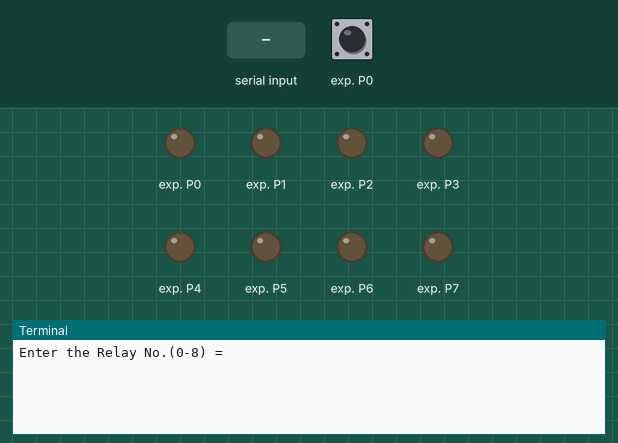
A program run on a simulated Raspberry Pi (BCM pin numbers). Shown: output pins drawn as LEDs (lit = HIGH), the last lines printed to the terminal. Inputs (shaded band) come from the test bench; at power-on: exp. P0 HIGH. Library files of the repository ran but are not shown: MCP23008.py.

Above: at 1.2 s.
1.3 s: "1" typed at the terminal
At 1.51 s:
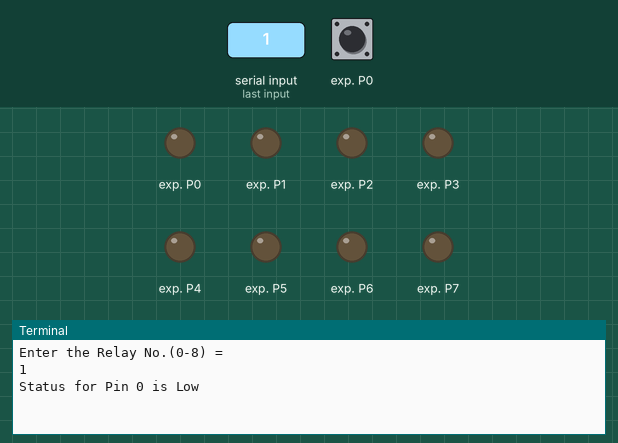
2.8 s: "0" typed at the terminal
At 4.11 s:
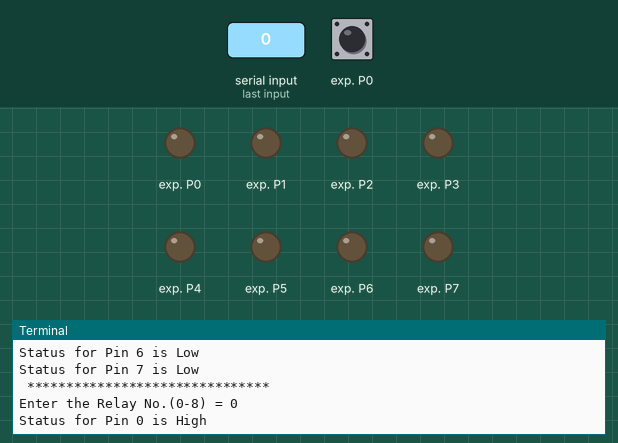
Timing chart, 0 to 5.8 s (numbered marks = the images above; inputs shaded):
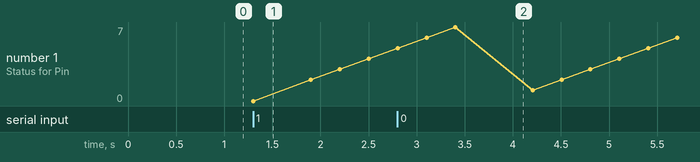

The program:

Relay_PULL_UP.py
```python
# (licence header left out)
import time

from MCP23008 import MCP23008
mcp23008 = MCP23008()

while True :
	mcp23008.select_relay()
	mcp23008.set_input_dir()
	mcp23008.pull_up_config()
	mcp23008.check_status()
	print " ******************************* "
	time.sleep(0.2)
```

Measured:
- after the input at 1.3 s, the terminal: prints a new line at once (image 1)
- after the input at 2.8 s, the terminal: prints a new line after 1.1 s (image 2)
